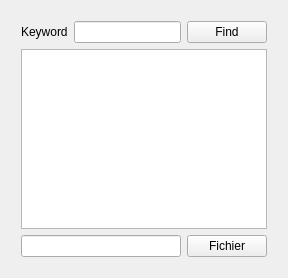
<?xml version="1.0" encoding="UTF-8"?>
<ui version="4.0">
 <class>textfinder</class>
 <widget class="QWidget" name="textfinder">
  <property name="geometry">
   <rect>
    <x>0</x>
    <y>0</y>
    <width>288</width>
    <height>278</height>
   </rect>
  </property>
  <property name="windowTitle">
   <string>textfinder</string>
  </property>
  <widget class="QWidget" name="">
   <property name="geometry">
    <rect>
     <x>10</x>
     <y>10</y>
     <width>268</width>
     <height>258</height>
    </rect>
   </property>
   <layout class="QVBoxLayout" name="verticalLayout_2">
    <item>
     <layout class="QVBoxLayout" name="verticalLayout">
      <item>
       <layout class="QGridLayout" name="gridLayout">
        <item row="0" column="0">
         <widget class="QLabel" name="label">
          <property name="text">
           <string>Keyword</string>
          </property>
         </widget>
        </item>
        <item row="0" column="1">
         <widget class="QLineEdit" name="lineEdit"/>
        </item>
        <item row="0" column="2">
         <widget class="QPushButton" name="findButton">
          <property name="text">
           <string>Find</string>
          </property>
         </widget>
        </item>
       </layout>
      </item>
      <item>
       <widget class="QTextEdit" name="textEdit">
        <property name="enabled">
         <bool>true</bool>
        </property>
        <property name="mouseTracking">
         <bool>false</bool>
        </property>
        <property name="readOnly">
         <bool>true</bool>
        </property>
        <property name="acceptRichText">
         <bool>true</bool>
        </property>
       </widget>
      </item>
     </layout>
    </item>
    <item>
     <layout class="QHBoxLayout" name="horizontalLayout">
      <item>
       <widget class="QLineEdit" name="lineEdit_2"/>
      </item>
      <item>
       <widget class="QPushButton" name="pushButton">
        <property name="text">
         <string>Fichier</string>
        </property>
       </widget>
      </item>
     </layout>
    </item>
   </layout>
  </widget>
 </widget>
 <layoutdefault spacing="6" margin="11"/>
 <resources/>
 <connections/>
</ui>
